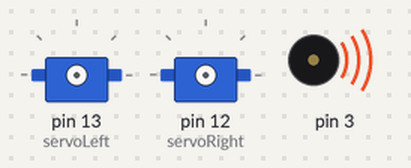
Recording of a sketch running on a simulated Arduino Uno, built with avr-gcc and run on an emulated ATmega328P. Shown: 2 × servo, buzzer (waves = sounding).

Above: at 0.1 s.
At 1.1 s:
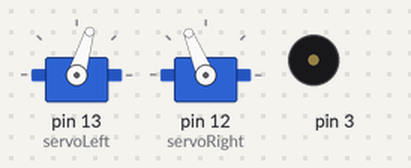
Timing chart, 0 to 2.6 s (numbered marks = the images above):
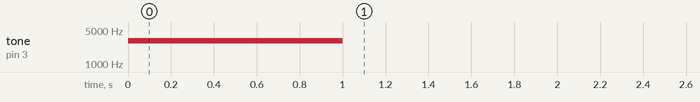

The sketch:

ForwardTenSeconds.ino
```cpp
#include "Arduino.h"
#include <Servo.h>                           // Include servo library
// Robotics with the BOE Shield - ForwardTenSeconds
// Make the BOE Shield-Bot roll forward for ten seconds, then stop.


Servo servoLeft;                             // Declare left and right servos
Servo servoRight;

void setup()                                 // Built-in initialization block
{
  tone(3, 3000, 1000);                       // Play tone for 1 second
  delay(1000);                               // Delay to finish tone

  servoLeft.attach(13);                      // Attach left signal to pin 13
  servoRight.attach(12);                     // Attach right signal to pin 12

  // Full speed forward
  servoLeft.writeMicroseconds(1300);         // Left wheel counterclockwise
  servoRight.writeMicroseconds(1700);        // Right wheel clockwise
  delay(10000);                              // ...for 10 seconds

  servoLeft.detach();                        // Stop sending servo signals
  servoRight.detach();
}

void loop()                                  // Main loop auto-repeats
{                                            // Empty, nothing needs repeating
}
```

.ino.cpp
```cpp
#ifdef __IN_ECLIPSE__
//This is a automatic generated file
//Please do not modify this file
//If you touch this file your change will be overwritten during the next build
//This file has been generated on 2017-07-27 16:20:36

#include "Arduino.h"
#include "Arduino.h"
#include <Servo.h>
void setup()                                  ;
void loop()                                   ;

#include "ForwardTenSeconds.ino"


#endif
```
